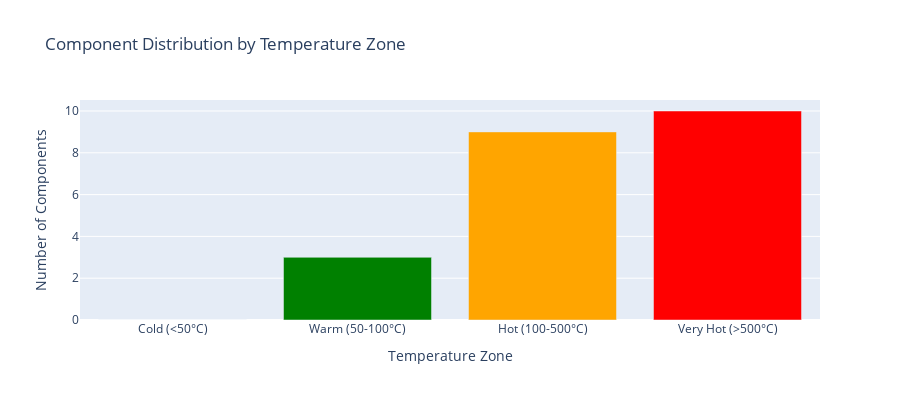

Notebook code cell kept with this figure:
### Markdown cell above
## Thermal Management Deep Dive

### Code cell
def thermal_management_analysis():
    """Deep dive into thermal management requirements"""
    
    print("🌡️ THERMAL MANAGEMENT DEEP DIVE")
    print("=" * 80)
    
    # 1. Heat Generation Analysis
    heat_sources = []
    total_heat = 0
    
    for comp in registry.components:
        heat_gen = 0
        
        if comp.tech_specs.thermal_dissipation:
            heat_gen = comp.tech_specs.thermal_dissipation * comp.quantity
        elif comp.tech_specs.power_consumption and comp.tech_specs.efficiency:
            power = comp.tech_specs.power_consumption * comp.quantity
            heat_gen = power * (1 - comp.tech_specs.efficiency / 100)
        elif comp.tech_specs.power_consumption:
            # Assume 20% loss if no efficiency given
            heat_gen = comp.tech_specs.power_consumption * comp.quantity * 0.2
        
        if heat_gen > 10:  # Only show significant heat sources
            heat_sources.append({
                'Component': comp.name,
                'Category': comp.category.value,
                'Power (W)': comp.tech_specs.power_consumption * comp.quantity if comp.tech_specs.power_consumption else 0,
                'Heat Generated (W)': heat_gen,
                'Cooling Required': comp.tech_specs.cooling_required or 'passive',
                'Max Temp (°C)': comp.tech_specs.max_temp or 'N/A'
            })
            total_heat += heat_gen
    
    # Display heat sources
    df_heat = pd.DataFrame(heat_sources)
    df_heat = df_heat.sort_values('Heat Generated (W)', ascending=False)
    
    print("\n🔥 Major Heat Sources (>10W):")
    display(df_heat)
    
    print(f"\n📊 Total Heat Generation: {total_heat:.0f}W")
    
    # 2. Cooling Requirements Summary
    print("\n❄️ Cooling System Requirements:")
    print("-" * 40)
    
    cooling_summary = {
        'none': {'count': 0, 'heat': 0},
        'passive': {'count': 0, 'heat': 0},
        'forced air': {'count': 0, 'heat': 0},
        'liquid': {'count': 0, 'heat': 0}
    }
    
    for comp in registry.components:
        cooling_type = comp.tech_specs.cooling_required or 'passive'
        if cooling_type in cooling_summary:
            cooling_summary[cooling_type]['count'] += comp.quantity
            
            if comp.tech_specs.thermal_dissipation:
                cooling_summary[cooling_type]['heat'] += comp.tech_specs.thermal_dissipation * comp.quantity
    
    for cooling_type, data in cooling_summary.items():
        if data['count'] > 0:
            print(f"  {cooling_type.title():12} {data['count']:3} components, {data['heat']:6.0f}W heat load")
    
    # 3. Critical Temperature Zones
    print("\n🔴 Temperature Critical Components:")
    print("-" * 40)
    
    critical_temps = []
    for comp in registry.components:
        if comp.tech_specs.max_temp and comp.tech_specs.max_temp < 100:
            critical_temps.append({
                'Component': comp.name,
                'Max Temp': f"{comp.tech_specs.max_temp}°C",
                'Operating Range': f"{comp.tech_specs.operating_temp}" if comp.tech_specs.operating_temp else "N/A",
                'Cooling': comp.tech_specs.cooling_required or 'passive'
            })
    
    if critical_temps:
        df_critical = pd.DataFrame(critical_temps)
        display(df_critical)
    
    # 4. Cooling System Design
    print("\n💨 Cooling System Design Requirements:")
    print("-" * 40)
    
    # Calculate airflow requirements
    forced_air_heat = cooling_summary['forced air']['heat']
    cfm_required = forced_air_heat / 3  # Rule of thumb: 3W per CFM
    
    print(f"  Forced Air Cooling:")
    print(f"    - Heat Load: {forced_air_heat:.0f}W")
    print(f"    - Airflow Required: {cfm_required:.0f} CFM minimum")
    print(f"    - Recommended Fans: {int(cfm_required/100) + 1}× 120mm fans")
    
    # Calculate liquid cooling requirements
    liquid_heat = cooling_summary['liquid']['heat']
    if liquid_heat > 0:
        flow_rate = liquid_heat / 1000  # L/min per kW
        print(f"\n  Liquid Cooling:")
        print(f"    - Heat Load: {liquid_heat:.0f}W")
        print(f"    - Flow Rate Required: {flow_rate:.1f} L/min minimum")
        print(f"    - Radiator Size: {int(liquid_heat/200) + 1}× 120mm sections")
    
    # 5. Thermal zones visualization
    fig = go.Figure()
    
    # Create thermal zone map
    zones = {
        'Cold (<50°C)': 0,
        'Warm (50-100°C)': 0,
        'Hot (100-500°C)': 0,
        'Very Hot (>500°C)': 0
    }
    
    for comp in registry.components:
        if comp.tech_specs.max_temp:
            if comp.tech_specs.max_temp < 50:
                zones['Cold (<50°C)'] += 1
            elif comp.tech_specs.max_temp < 100:
                zones['Warm (50-100°C)'] += 1
            elif comp.tech_specs.max_temp < 500:
                zones['Hot (100-500°C)'] += 1
            else:
                zones['Very Hot (>500°C)'] += 1
    
    fig.add_trace(go.Bar(
        x=list(zones.keys()),
        y=list(zones.values()),
        marker_color=['blue', 'green', 'orange', 'red']
    ))
    
    fig.update_layout(
        title="Component Distribution by Temperature Zone",
        xaxis_title="Temperature Zone",
        yaxis_title="Number of Components",
        height=400
    )
    fig.show()
    
    return df_heat

# Run thermal analysis
thermal_df = thermal_management_analysis()

### Figure 1 — Plotly figure (JSON) as saved in the notebook; plotly's stock layout.template omitted (floating-point values rounded to 4 significant figures)
{"data": [{"marker": {"color": ["blue", "green", "orange", "red"]}, "type": "bar", "x": ["Cold (<50°C)", "Warm (50-100°C)", "Hot (100-500°C)", "Very Hot (>500°C)"], "y": [0, 3, 9, 10]}], "layout": {"height": 400, "title": {"text": "Component Distribution by Temperature Zone"}, "xaxis": {"title": {"text": "Temperature Zone"}}, "yaxis": {"title": {"text": "Number of Components"}}}}
